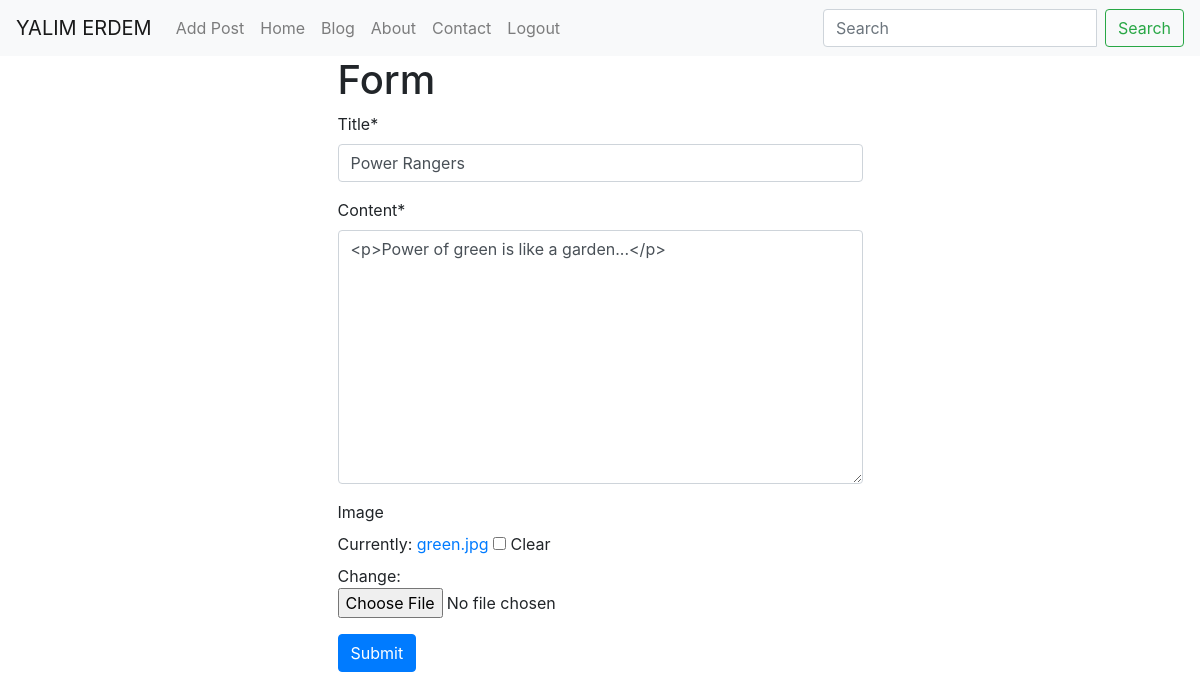
The app's page /post/power-rangers/update/ (signed in) with its own data.
### post/models.py (models this page shows, shortened)
class Post(models.Model):
    user = models.ForeignKey('auth.User', on_delete=models.PROTECT, related_name='posts')
    title = models.CharField(max_length=120)
    content = RichTextField()
    publishing_date = models.DateTimeField(auto_now_add=True)
    image = models.ImageField(null=True, blank=True)
    slug = models.SlugField(unique=True, editable=False, max_length=130)
    class Meta:
        ordering = ['-publishing_date', 'id']

### post/views.py (the view)
# urls.py: url(r'^(?P<slug>[\w-]+)/update/$', post_update, name='update'),
def post_update(request, slug):
    if not request.user.is_authenticated == True:
        return Http404()
    post = get_object_or_404(Post, slug=slug)
    form = PostForm(request.POST or None, request.FILES or None, instance=post)
    if form.is_valid():
        form.save()
        messages.success(request, 'Updated successfully.', extra_tags='message-successful')
        return HttpResponseRedirect(post.get_absolute_url())
    context = {
        'form': form
    }
    return render(request, "post/form.html", context)

### post/forms.py
class PostForm(forms.ModelForm):
    class Meta:
        model = Post
        fields = [
            'title',
            'content',
            'image',
        ]

### templates/post/form.html (shortened to what this page needs)
{% extends 'base.html' %}
{% load crispy_forms_tags %}
{% block body %}
<div class="container">
  <div row>
    <div class="col-md-6 offset-md-3">
      <form method="POST" enctype="multipart/form-data">
          <h1>Form</h1>
          {{ form|crispy }}
          <input class="btn btn-primary" type="submit" value="Submit">
      </form>
    </div>
  </div>
</div>
{% endblock %}

### records on screen
Post: title "Power Rangers", content "<p>Power of green is like a garden...</p>"
